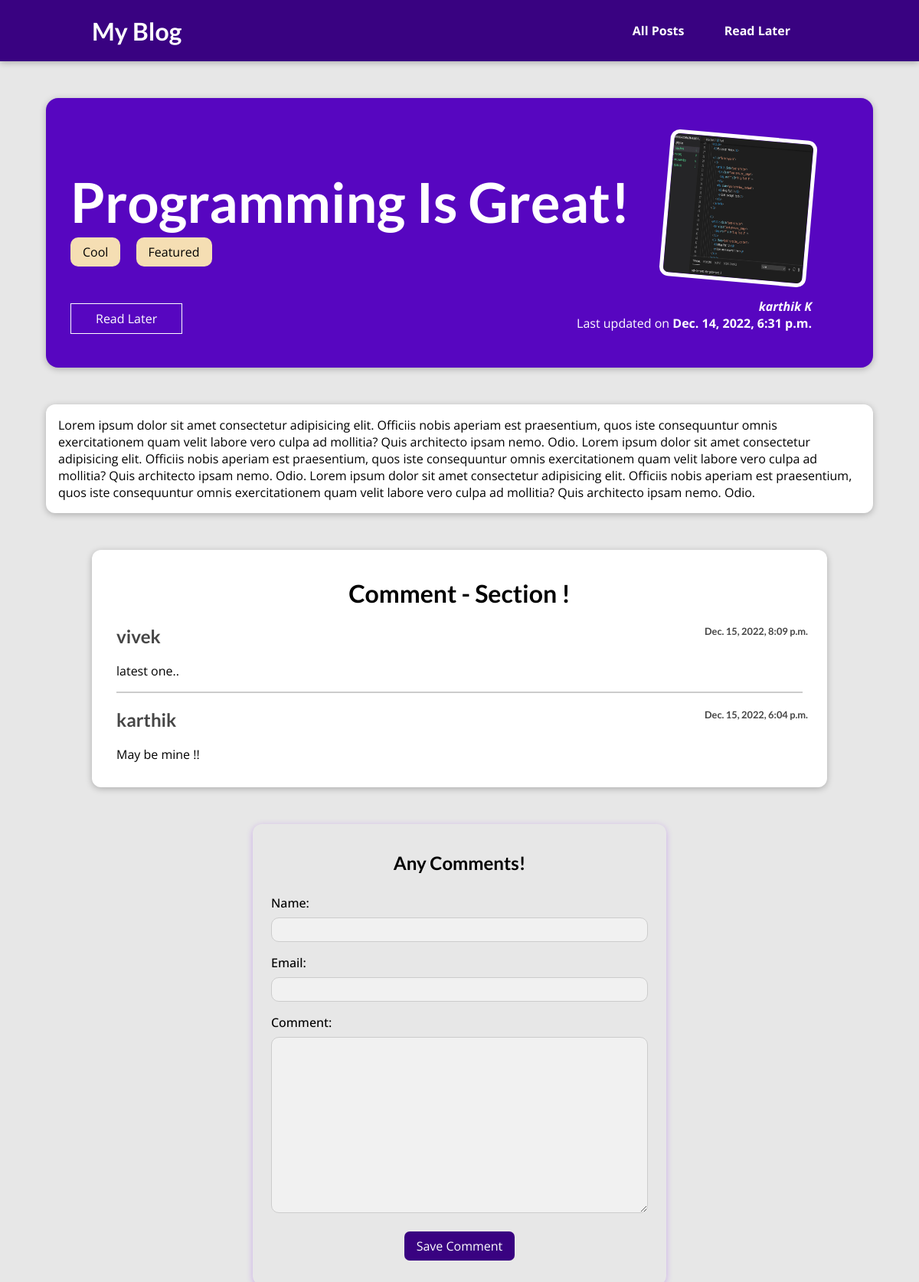
Page /posts/programming-is-fun on the committed database.
### blog/models.py (models this page shows, shortened)
class Post(models.Model):
    title = models.CharField(max_length=100, null=False)
    author=models.ForeignKey(Author, on_delete=models.SET_NULL,related_name='post', null=True)
    tags=models.ManyToManyField(Tag, related_name='post')
    excerpt=models.TextField()
    image=models.ImageField(upload_to='images/', null=True, blank=True)
    date = models.DateTimeField(auto_now=True)
    content=models.TextField()
    slug=models.SlugField(max_length=100,unique=True,blank=True,db_index=True)

class Tag(models.Model):
    tag_name=models.CharField(max_length=100, null=False)
    def __str__(self):
        return f"{self.tag_name}"

class Author(models.Model):
    first_name = models.CharField(max_length=50, null=False, blank=False)
    last_name = models.CharField(max_length=50,null=True, blank=True)
    email_address =models.EmailField(max_length=100, null=False, unique=True)
    def full_name(self):
        return f"{self.first_name} {self.last_name}"
    def __str__(self):
        return self.full_name()

class Comment(models.Model):
    name=models.CharField(max_length=100, null=False)
    email=models.EmailField(max_length=100, null=False, unique=True)
    comment=models.TextField()
    post=models.ForeignKey(Post, on_delete=models.CASCADE, related_name='comments')
    date=models.DateTimeField(auto_now=True)

### blog/views.py (the view, shortened to what this page needs)
# urls.py: path("posts/<slug>",views.post_detail, name="post_detail"),
def post_detail(request, slug):
    identified_post = Post.objects.get(slug=slug)
    comments=identified_post.comments.all().order_by("-date")
    stored_posts = request.session.get("read_later")
    if(stored_posts is None):
        is_added_to_read_later = False
    else:
        if identified_post.id not in stored_posts:
            is_added_to_read_later = False
        else:
            is_added_to_read_later = True
    if request.method == "GET":
        return render(request, "blog/post-detail.html", {
            "post": identified_post,
            "comments": comments,
            "comment_form": CommentForm(),
            "is_added_to_read_later": is_added_to_read_later
        })
    else:
        return Http404()

### blog/forms.py
class CommentForm(forms.ModelForm):
    class Meta:
        model = Comment
        fields = ('name', 'email', 'comment')

### blog/templates/blog/post-detail.html (shortened to what this page needs)
{% extends 'base.html' %}
{% load static %}
{% block css_files %}
<link rel="stylesheet" href="{% static "blog/post-detail.css" %}" />
{% endblock %}
{% block content %}
<section id="summary">
    <h2>{{post.title}}</h2>
    <div>
        {% for tag in post.tags.all %}
        <span class="tag">{{tag}}</span>
        {% endfor %}
    </div>
    <div id="read-later">
        <form  action="{% url 'read-later' %}" method="post">
                {% if not is_added_to_read_later %}
                    <button type="submit">Read Later</button>
                {% else %}
                    <button type="submit">Remove from Read Later</button>
                {% endif %}
        </form>
    </div>
    <article>
        <img src="{{post.image.url}}">
        <address>{{ post.author }}</address>
        <div>
            Last updated on <time>{{ post.date }}</time>
        </div>
    </article>
</section>
<main>
    {{ post.content }}
</main>
{% if comments %}
<div id="comments">
    <h1 style="text-align: center;font-weight: bold;">Comment - Section !</h1>
    <ul>
        {% for comment in comments %}
        <li>
            <h2>
                {{comment.name}}
                <time>{{ comment.date }}</time>
            </h2>
            <p>{{ comment.comment }}</p>
        </li>
        {% endfor %}
    </ul>
</div>
{% endif %}
<section id="container">
    <h2> Any Comments!</h2>
    <form   action=" {% url 'post_detail' post.slug %} " method="POST">
        {% for field in comment_form %}
        <div class="form-control {% if field.errors %} invalid {% endif %} ">
            {{ field.label_tag }}
            {{ field }}
        </div>
        {% endfor %}
        <button type="submit">Save Comment</button>
</section>
{% endblock %}

### static/app.css (style rules this page uses)
* { box-sizing: border-box; }
html { font-family: 'Open Sans', 'Lato', sans-serif; }
body { margin: 0; }
h1, h2, h3 { font-family: 'Lato', sans-serif; font-weight: bold; }

### blog/static/blog/post-detail.css (style rules this page uses)
body { background-color: #e7e7e7; }
#summary { margin: 8rem auto 3rem auto; padding: 2rem; width: 90%; max-width: 90rem; border-radius: 16px; background-color: #5706c0; position: relative; box-shadow: 0 2px 8px rgba(0, 0, 0, 0.25); height: 22rem; }
#summary h2 { color: white; font-size: 4.5rem; margin-bottom: 0.25rem; }
#summary article { position: absolute; top: 2rem; right: 3rem; padding: 1rem 2rem; border-radius: 12px; text-align: right; color: white; }
#summary article img { width: 12rem; height: 12rem; border-radius: 12px; transform: rotateZ(5deg); border: 5px solid white; margin-bottom: 1rem; }
#summary address { font-weight: bold; }
#summary time { font-weight: bold; }
main { width: 90%; max-width: 90rem; margin: 3rem auto; background-color: white; padding: 1rem; border-radius: 12px; box-shadow: 0 2px 8px rgba(0, 0, 0, 0.25); }
.tag { background-color: wheat; padding: 0.5rem 1rem; border-radius: 10px; display: inline-block; margin-right: 1rem; margin-bottom: 1rem; }
.form-control { display: block; padding: 0.5rem; }
#container { font: inherit; margin: 0 auto; width: 45%; max-width: 90rem; box-shadow: 0 2px 8px rgba(126, 3, 249, 0.25); border-radius: 12px; padding: 1rem; margin-bottom: 30px; }
.form-control label { display: block; margin-bottom: 0.5rem; font-weight: 500; }
.form-control input , .form-control textarea { display: block; width: 100%; font: inherit; padding: 0.25rem 0.5rem; border: 1px solid #ccc; border-radius: 10px; background-color: #f1f1f1; }
#container button { display: block; margin: 1rem auto; padding: 0.5rem 1rem; border: none; border-radius: 7px; background-color: #390281; color: white; font: inherit; cursor: pointer; }
#container h2 { text-align: center; font-weight: bold; }
#comments { position: relative; margin: 3rem auto; width: 90%; max-width: 60rem; border-radius: 12px; background-color: white; box-shadow: 0 2px 8px rgba(0, 0, 0, 0.25); padding: 1rem 2rem; }
#comments ul { list-style: none; margin: 0; padding: 0; }
#comments li { margin-bottom: 1rem; border-bottom: 2px solid #ccc; }
#comments li:last-of-type { border-bottom: none; }
#comments h2 { color: #464646; }
#comments time { position: absolute; display: inline; font-size: 0.8rem; color: #464646; right: 25px; }
#read-later { margin: 2rem 0; }
#read-later button { background-color: transparent; border: 1px solid white; padding: 0.5rem 2rem; font: inherit; color: white; cursor: pointer; }

### rows in the picture
Post: title "Programming Is Great!", image (picture), author "karthik K", date "Dec. 14, 2022, 6:31 p.m.", content "Lorem ipsum dolor sit amet consectetur adipisicing elit. Officiis nobis aperiam est praesentium, quos iste consequuntur omnis exercitationem quam velit labore vero culpa ad mollitia? Quis architecto ipsam nemo. Odio. Lorem ipsum dolor sit amet consectetur adipisicing elit. Officiis nobis aperiam est praesentium, quos iste consequuntur omnis exercitationem quam velit labore vero culpa ad mollitia? Quis architecto ipsam nemo. Odio. Lorem ipsum dolor sit amet consectetur adipisicing elit. Officiis nobis aperiam est praesentium, quos iste consequuntur omnis exercitationem quam velit labore vero culpa ad mollitia? Quis architecto ipsam nemo. Odio."
Tag: tag_name "Cool"
Tag: tag_name "Featured"
Comment: name "vivek", date "Dec. 15, 2022, 8:09 p.m.", comment "latest one.."
Comment: name "karthik", date "Dec. 15, 2022, 6:04 p.m.", comment "May be mine !!"

### other values in the picture
{{ field.label_tag }} "Name:" "Email:" "Comment:"
